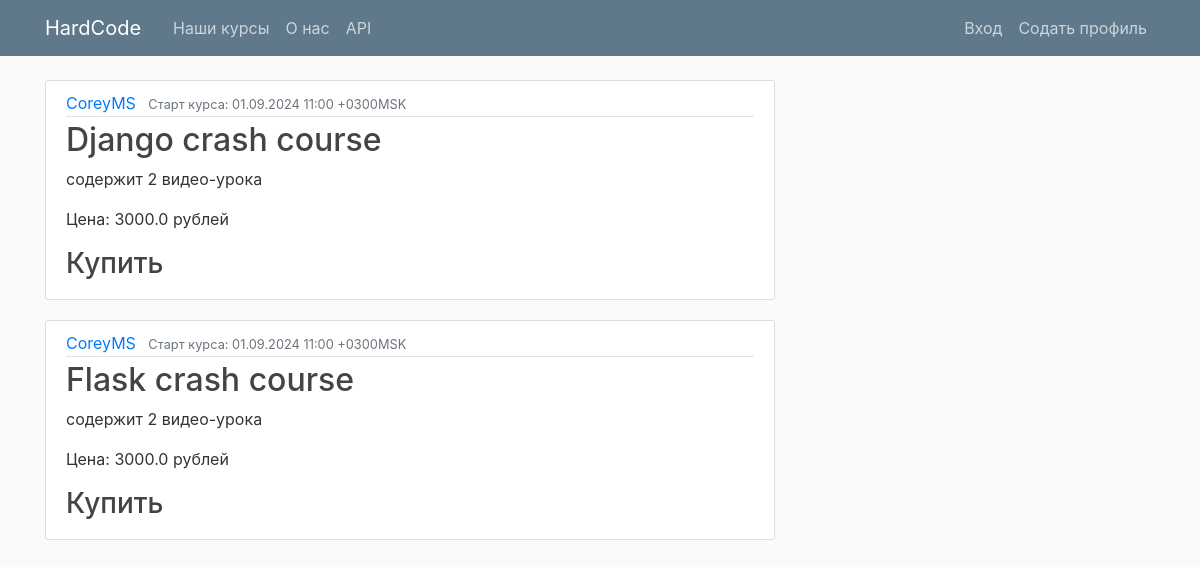
The page / on the database its author committed.
### edu/models.py (models this page shows, shortened)
class Product(models.Model):
    author = models.CharField(max_length=100)
    title = models.CharField(max_length=200)
    start_date_time = models.DateTimeField()
    price = models.FloatField()
    min_users = models.IntegerField()
    max_users = models.IntegerField()
    @property
    def number_of_lessons(self):
        return Lesson.objects.filter(course=self).all().count()
    @property
    def date_msk(self):
        return self.start_date_time.astimezone(ZoneInfo("Europe/Moscow")).strftime('%d.%m.%Y %H:%M %z%Z')

### edu/views.py (the view)
# urls.py: path('', views.home, name='edu-home'),
def home(request):
    context = {
        'title': 'Курсы',
        'courses': Product.objects.all()
    }
    return render(request, 'edu/home.html', context)

### edu/templates/edu/home.html
{% extends "edu/base.html" %}
{% block content %}
    {% for course in courses %}
        <article class="media content-section">
          <div class="media-body">
            <div class="article-metadata">
              <a class="mr-2" href="#">{{ course.author }}</a>
              <small class="text-muted">Старт курса: {{ course.date_msk }} </small>
            </div>
            <h2><a class="article-title" href="{% url 'course-detail' course.id %}">{{ course.title }}</a></h2>
            <p>содержит {{ course.number_of_lessons }} видео-урока</p>
              <p class="article-content">Цена: {{ course.price }} рублей</p>
              <h3><a class="article-title" href="{% url 'buy-course' course.id %}"> Купить </a></h3>
          </div>
        </article>
    {% endfor %}
{% endblock content %}

### edu/static/edu/main.css (style rules this page uses)
body { background: #fafafa; color: #333333; margin-top: 5rem; }
h1, h2, h3, h4, h5, h6 { color: #444444; }
.content-section { background: #ffffff; padding: 10px 20px; border: 1px solid #dddddd; border-radius: 3px; margin-bottom: 20px; }
.article-title { color: #444444; }
.article-content { white-space: pre-line; }
.article-metadata { padding-bottom: 1px; margin-bottom: 4px; border-bottom: 1px solid #e3e3e3 }

### rows shown on the page
Product: author "CoreyMS", date_msk "01.09.2024 11:00 +0300MSK", title "Django crash course", number_of_lessons "2", price "3000.0"
Product: author "CoreyMS", date_msk "01.09.2024 11:00 +0300MSK", title "Flask crash course", number_of_lessons "2", price "3000.0"
